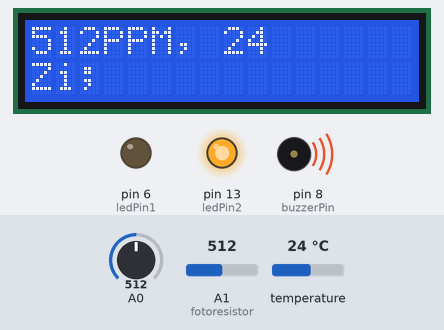
The sketch below on a simulated Arduino Uno, built with avr-gcc and run on an emulated ATmega328P. On the bench: 16×2 character LCD, output pins drawn as LEDs (lit = HIGH), buzzer (waves = sounding). Inputs (shaded band) come from the test bench; at power-on: A0 = 512, A1 (fotoresistor) = 512, temperature 24 °C. What the sketch prints to the serial monitor is not drawn.

Above: at 1.2 s.
1.3 s: A0 set to 411
At 4.0 s:
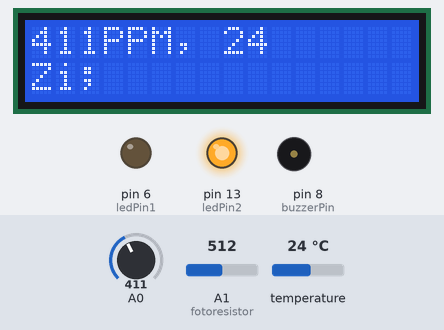
7.2 s: A0 set to 390
At 9.2 s:
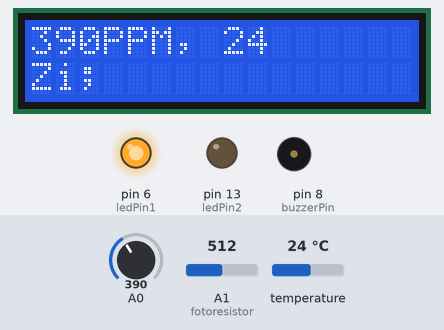
9.8 s: A1 (fotoresistor) set to 477
12.4 s: A1 (fotoresistor) set to 452
At 14.2 s:
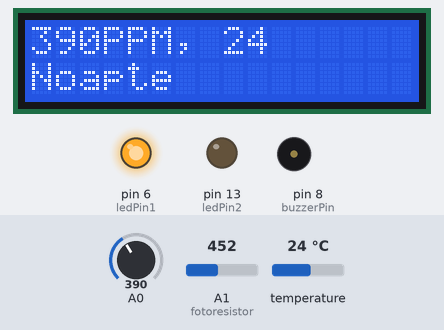
14.7 s: A1 (fotoresistor) set to 511
At 16.6 s:
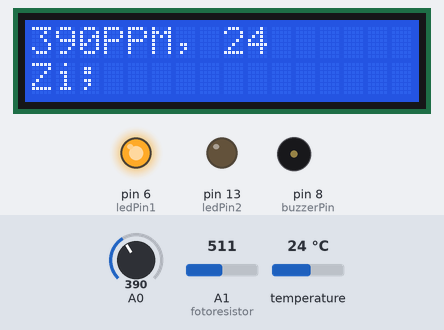
17.0 s: A0 set to 110
At 18.0 s:
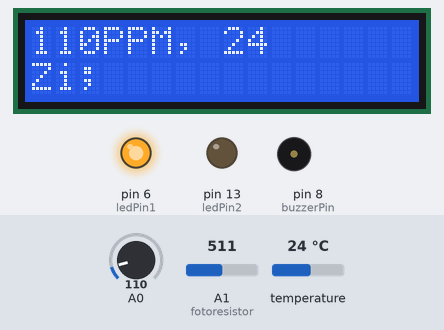
19.3 s: A0 set to 93
At 22.2 s:
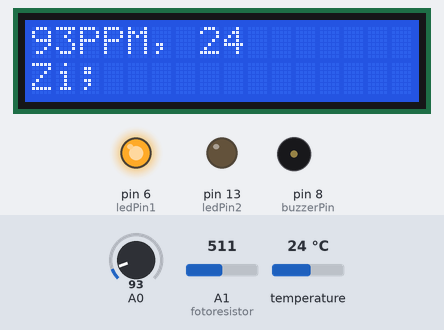
Timing chart, 0 to 23.6 s (numbered marks = the images above; inputs shaded):
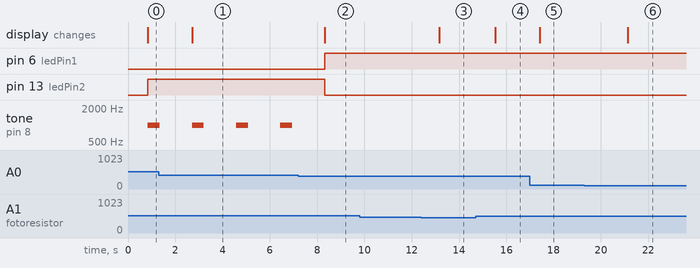

Measured:
- the behaviour switches between 400 and 399 on A0 (found by bisection; images 1 and 2)
- the behaviour switches between 462 and 461 on A1 (fotoresistor) (found by bisection; images 2 and 3)
- the behaviour switches between 100 and 99 on A0 (found by bisection; images 5 and 6)
- after the input at 1.3 s, the display: changes after 1.4 s (image 1)
- after the input at 7.2 s, pin 6 (ledPin1): LOW → HIGH after 1.1 s; pin 13 (ledPin2): HIGH → LOW after 1.1 s; tone on pin 8 (buzzerPin): stays silent (without the input it goes to 1000 Hz after 1.1 s); the display: changes after 1.1 s (image 2)
- after the input at 9.8 s, every drawn part: stays the same
- after the input at 12.4 s, the display: changes after 0.75 s (image 3)
- after the input at 14.7 s, the display: changes after 0.84 s (image 4)
- after the input at 17.0 s, the display: changes after 0.40 s (image 5)
- after the input at 19.3 s, the display: changes after 1.8 s (image 6)

The sketch:

sketch_nov11a.ino
```cpp
#include <LiquidCrystal.h>
#include <OneWire.h>
#include <DallasTemperature.h>

#define ONE_WIRE_BUS 7

int sensorValue;
const int rs = 12, en = 11, d4 = 5, d5 = 4, d6 = 3, d7 = 2;
LiquidCrystal lcd(rs, en, d4, d5, d6, d7);
const int c = 261;
const int d = 294;
const int e = 329;
const int f = 349;
const int g = 391;
const int gS = 415;
const int a = 440;
const int aS = 455;
const int b = 466;
const int cH = 523;
const int cSH = 554;
const int dH = 587;
const int dSH = 622;
const int eH = 659;
const int fH = 698;
const int fSH = 740;
const int gH = 784;
const int gSH = 830;
const int aH = 880;

const int buzzerPin = 8;
const int ledPin1 = 6;
const int ledPin2 = 13;
const int fotoresistor = 1;
int lightCal;
int lightVal;

int counter = 0;

OneWire oneWire(ONE_WIRE_BUS);
DallasTemperature sensors(&oneWire);

void setup(){  lcd.begin(16, 2);
Serial.begin(9600);   // sets the serial port to 9600
pinMode(buzzerPin, OUTPUT);
 pinMode(ledPin1, OUTPUT);
 pinMode(ledPin2, OUTPUT);
 lightCal = analogRead(fotoresistor);
 sensors.begin();

 }


void loop(){
  // FOTOREZISTORUL
lightVal = analogRead(fotoresistor);
if (lightVal < lightCal - 50)
{
  // citirea se face la 2 ore
  lcd.setCursor(0,1);
  lcd.print("Noapte");
  delay(100);
}
else{
  //citirea se face la 15 minute
  sensors.requestTemperatures();
  sensorValue = analogRead(0);       // read analog input pin 0 AIR QUALITY
Serial.print("AirQua=");
Serial.print(sensorValue, DEC);               // prints the value read
Serial.println(" PPM");
lcd.setCursor(0,1);
lcd.print("Zi;     ");
lcd.setCursor(0,0);
lcd.print(sensorValue,DEC);
lcd.print("PPM, ");
lcd.println(int(sensors.getTempCByIndex(0)));

if (sensorValue <400){
  //tone(buzzerPin, 500,500); // tone() is the main function to use with a buzzer, it takes 2 or 3 parameteres (buzzer pin, sound frequency, duration)
 digitalWrite(6,HIGH);
 digitalWrite(13, LOW);
 delay(1000);
 //delay(7200000); //delay de 2 ore
  }
else {
 tone(buzzerPin, 1000,500); // You can also use noTone() to stop the sound it takes 1 parametere which is the buzzer pin
 digitalWrite(6, LOW);
 digitalWrite(13, HIGH);
 delay(1000);
  }

  delay(100); // wait 100ms for next reading pe asta il pui in if cu conditie lumina/intuneric si il modifici la fie la 15 minute fie la 2 ore
//delay(900000); //delay de 15 minute
}

// FRANA FOTOREZISTOR


}
void beep(unsigned char delayms) { //creating function
  analogWrite(buzzerPin, 20); //Setting pin to high
  delay(delayms); //Delaying
  analogWrite(buzzerPin ,0); //Setting pin to LOW
  delay(delayms); //Delaying
}
```
